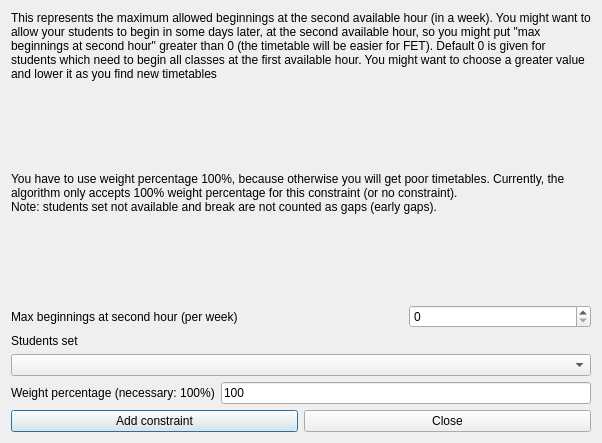
<?xml version="1.0" encoding="UTF-8"?>
<ui version="4.0">
 <class>AddConstraintStudentsSetEarlyMaxBeginningsAtSecondHourForm_template</class>
 <widget class="QDialog" name="AddConstraintStudentsSetEarlyMaxBeginningsAtSecondHourForm_template">
  <property name="geometry">
   <rect>
    <x>0</x>
    <y>0</y>
    <width>602</width>
    <height>443</height>
   </rect>
  </property>
  <property name="windowTitle">
   <string extracomment="This is the title of the dialog to add a new constraint of this type">Add students set early max beginnings at second hour</string>
  </property>
  <layout class="QGridLayout" name="gridLayout">
   <item row="0" column="0" colspan="3">
    <widget class="QLabel" name="instructionsTextLabel">
     <property name="sizePolicy">
      <sizepolicy hsizetype="Minimum" vsizetype="Minimum">
       <horstretch>0</horstretch>
       <verstretch>0</verstretch>
      </sizepolicy>
     </property>
     <property name="frameShape">
      <enum>QFrame::NoFrame</enum>
     </property>
     <property name="frameShadow">
      <enum>QFrame::Plain</enum>
     </property>
     <property name="text">
      <string>This represents the maximum allowed beginnings at the second available hour (in a week). You might want to allow your students to begin in some days later, at the second available hour, so you might put &quot;max beginnings at second hour&quot; greater than 0 (the timetable will be easier for FET). Default 0 is given for students which need to begin all classes at the first available hour. You might want to choose a greater value and lower it as you find new timetables</string>
     </property>
     <property name="wordWrap">
      <bool>true</bool>
     </property>
    </widget>
   </item>
   <item row="1" column="0">
    <spacer name="spacer13_2">
     <property name="orientation">
      <enum>Qt::Vertical</enum>
     </property>
     <property name="sizeType">
      <enum>QSizePolicy::Expanding</enum>
     </property>
     <property name="sizeHint" stdset="0">
      <size>
       <width>20</width>
       <height>30</height>
      </size>
     </property>
    </spacer>
   </item>
   <item row="2" column="0" colspan="3">
    <widget class="QLabel" name="instructionsTextLabel_2">
     <property name="sizePolicy">
      <sizepolicy hsizetype="Minimum" vsizetype="Minimum">
       <horstretch>0</horstretch>
       <verstretch>0</verstretch>
      </sizepolicy>
     </property>
     <property name="frameShape">
      <enum>QFrame::NoFrame</enum>
     </property>
     <property name="frameShadow">
      <enum>QFrame::Plain</enum>
     </property>
     <property name="text">
      <string>You have to use weight percentage 100%, because otherwise you will get poor timetables. Currently, the algorithm only accepts 100% weight percentage for this constraint (or no constraint).
Note: students set not available and break are not counted as gaps (early gaps).</string>
     </property>
     <property name="wordWrap">
      <bool>true</bool>
     </property>
    </widget>
   </item>
   <item row="3" column="0">
    <spacer name="spacer13">
     <property name="orientation">
      <enum>Qt::Vertical</enum>
     </property>
     <property name="sizeType">
      <enum>QSizePolicy::Expanding</enum>
     </property>
     <property name="sizeHint" stdset="0">
      <size>
       <width>20</width>
       <height>16</height>
      </size>
     </property>
    </spacer>
   </item>
   <item row="4" column="0" colspan="2">
    <widget class="QLabel" name="maxBeginningsTextLabel">
     <property name="frameShape">
      <enum>QFrame::NoFrame</enum>
     </property>
     <property name="frameShadow">
      <enum>QFrame::Plain</enum>
     </property>
     <property name="text">
      <string>Max beginnings at second hour (per week)</string>
     </property>
     <property name="wordWrap">
      <bool>false</bool>
     </property>
    </widget>
   </item>
   <item row="4" column="2">
    <widget class="QSpinBox" name="maxBeginningsSpinBox"/>
   </item>
   <item row="5" column="0" colspan="3">
    <widget class="QLabel" name="studentsTextLabel">
     <property name="frameShape">
      <enum>QFrame::NoFrame</enum>
     </property>
     <property name="frameShadow">
      <enum>QFrame::Plain</enum>
     </property>
     <property name="text">
      <string>Students set</string>
     </property>
     <property name="wordWrap">
      <bool>false</bool>
     </property>
    </widget>
   </item>
   <item row="6" column="0" colspan="3">
    <widget class="QComboBox" name="studentsComboBox">
     <property name="editable">
      <bool>false</bool>
     </property>
     <property name="insertPolicy">
      <enum>QComboBox::NoInsert</enum>
     </property>
     <property name="duplicatesEnabled">
      <bool>false</bool>
     </property>
    </widget>
   </item>
   <item row="7" column="0">
    <widget class="QLabel" name="weightTextLabel">
     <property name="frameShape">
      <enum>QFrame::NoFrame</enum>
     </property>
     <property name="frameShadow">
      <enum>QFrame::Plain</enum>
     </property>
     <property name="text">
      <string>Weight percentage (necessary: 100%)</string>
     </property>
     <property name="wordWrap">
      <bool>false</bool>
     </property>
    </widget>
   </item>
   <item row="7" column="1" colspan="2">
    <widget class="QLineEdit" name="weightLineEdit">
     <property name="text">
      <string notr="true">100</string>
     </property>
    </widget>
   </item>
   <item row="8" column="0" colspan="3">
    <layout class="QHBoxLayout">
     <item>
      <widget class="QPushButton" name="addConstraintPushButton">
       <property name="text">
        <string>Add constraint</string>
       </property>
      </widget>
     </item>
     <item>
      <widget class="QPushButton" name="closePushButton">
       <property name="text">
        <string>Close</string>
       </property>
      </widget>
     </item>
    </layout>
   </item>
  </layout>
 </widget>
 <layoutdefault spacing="6" margin="11"/>
 <resources/>
 <connections/>
</ui>
